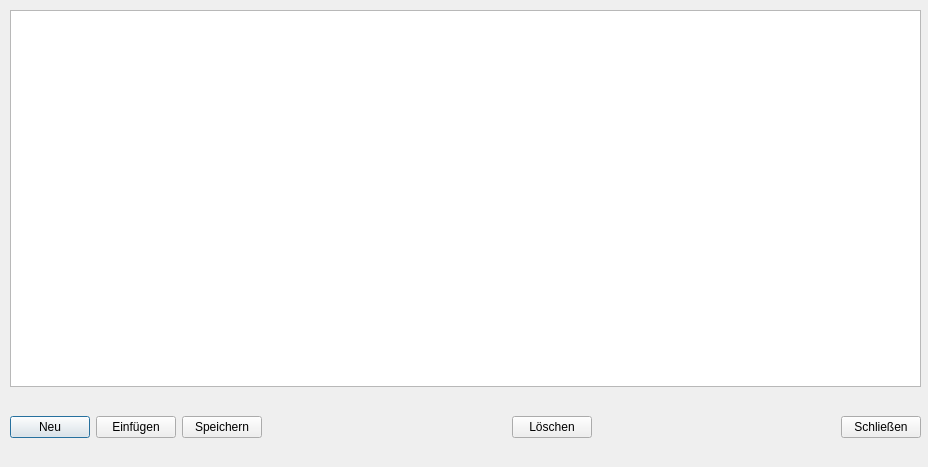
<?xml version="1.0" encoding="UTF-8"?>
<ui version="4.0">
 <class>HenDialog</class>
 <widget class="QDialog" name="HenDialog">
  <property name="geometry">
   <rect>
    <x>0</x>
    <y>0</y>
    <width>928</width>
    <height>467</height>
   </rect>
  </property>
  <property name="windowTitle">
   <string>Dialog</string>
  </property>
  <widget class="QWidget" name="layoutWidget">
   <property name="geometry">
    <rect>
     <x>10</x>
     <y>10</y>
     <width>911</width>
     <height>451</height>
    </rect>
   </property>
   <layout class="QVBoxLayout" name="verticalLayout">
    <item>
     <widget class="QTableView" name="tableView">
      <property name="sortingEnabled">
       <bool>true</bool>
      </property>
     </widget>
    </item>
    <item>
     <layout class="QHBoxLayout" name="horizontalLayout">
      <item>
       <widget class="QPushButton" name="btnAddNew">
        <property name="text">
         <string>Neu</string>
        </property>
       </widget>
      </item>
      <item>
       <widget class="QPushButton" name="btnInsert">
        <property name="text">
         <string>Einfügen</string>
        </property>
       </widget>
      </item>
      <item>
       <widget class="QPushButton" name="btnSave">
        <property name="text">
         <string>Speichern</string>
        </property>
       </widget>
      </item>
      <item>
       <spacer name="horizontalSpacer_4">
        <property name="orientation">
         <enum>Qt::Horizontal</enum>
        </property>
        <property name="sizeHint" stdset="0">
         <size>
          <width>13</width>
          <height>68</height>
         </size>
        </property>
       </spacer>
      </item>
      <item>
       <widget class="QPushButton" name="btnDelete">
        <property name="text">
         <string>Löschen</string>
        </property>
       </widget>
      </item>
      <item>
       <spacer name="horizontalSpacer_2">
        <property name="orientation">
         <enum>Qt::Horizontal</enum>
        </property>
        <property name="sizeHint" stdset="0">
         <size>
          <width>13</width>
          <height>68</height>
         </size>
        </property>
       </spacer>
      </item>
      <item>
       <widget class="QPushButton" name="btnClose">
        <property name="text">
         <string>Schließen</string>
        </property>
       </widget>
      </item>
     </layout>
    </item>
   </layout>
  </widget>
 </widget>
 <resources/>
 <connections>
  <connection>
   <sender>btnClose</sender>
   <signal>clicked()</signal>
   <receiver>HenDialog</receiver>
   <slot>close()</slot>
   <hints>
    <hint type="sourcelabel">
     <x>878</x>
     <y>425</y>
    </hint>
    <hint type="destinationlabel">
     <x>791</x>
     <y>427</y>
    </hint>
   </hints>
  </connection>
 </connections>
</ui>
